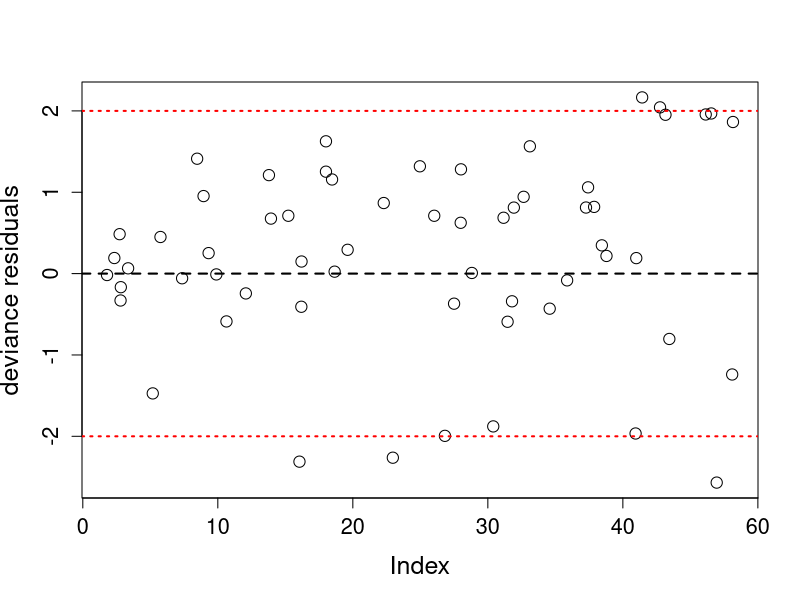
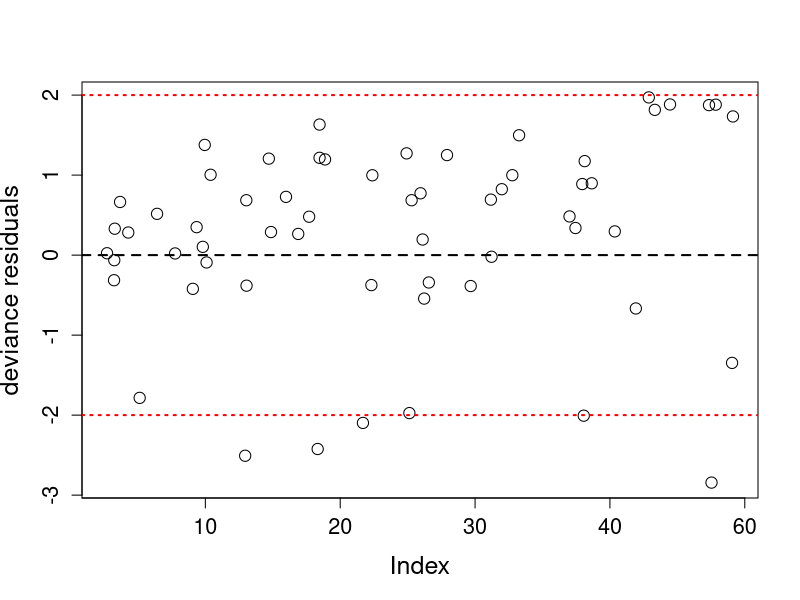

The R source for these figures, in order: (Note: this script raises an error after producing the figures.)
rm(list = ls())
data = c(4690, 740, 1010, 1190, 2450, 1390, 350,6095, 3000, 1458,  
         550, 1690, 745, 1225, 1480, 245, 600, 246, 1805,
         258, 114, 312, 772, 498, 162, 444, 1464, 132, 1266, 300,
         520, 1240,  222, 144, 745, 396,
         510, 252, 408, 528, 690, 
         714, 348, 546, 174, 696, 
         294, 234, 288,444, 390, 168, 558, 288 )/100

dc = c(6200, 1740, 2440, 2600,1000,900)/100

zd = append(append(rep(52.5,19), rep(55,17)), rep(57.5,18))

zdc = c(52.5, 55, 55, 55, 57.5, 57.5)

####################################################
#         LAWD Regression 
####################################################

LogL <- function(x) {
  the <- x[1]
  bet <- x[2]
  gam <- x[3]
  et <- x[4]
  ph1 <- x[5]
  ph2 <- x[6]
  sum <- 0
  sum1 <- 0
  sum2 <- 0
  mu <- numeric(length(data))
  
  for(j in 1:length(data)) {
    z1 <- zd[j]
    mu[j] <- exp(ph1 + ph2 * z1)
    
    alp <- (1 - bet * (mu[j]^gam)) / (mu[j]^the)
    
    sum <- sum + log(alp * the * (data[j]^(the - 1)) + bet * gam * (data[j]^(gam - 1)))
    sum1 <- sum1 + log(alp * (data[j]^the) + bet * (data[j]^gam))
    sum2 <- sum2 + log(1 + (alp * (data[j]^the) + bet * (data[j]^gam))^et)
  }
  
  sum3 <- 0
  for(k in 1:length(dc)) {
    z1 <- zdc[k]
    mu[k] <- exp(ph1 + ph2 * z1)
    
    alp <- (1 - bet * (mu[k]^gam)) / (mu[k]^the)
    
    sum3 <- sum3 + log(1 + (alp * (dc[k]^the) + bet * (dc[k]^gam))^et)
  }
  
  ff <- length(data) * log(et) + sum + (et - 1) * sum1 - 2 * sum2
  ffc <- -sum3
  
  return(-(ff + ffc))
}


res = optim(par = c(1.0481676,  0.0010000*2,  0.2358246,  1.8037058, 13.2850121, -0.2073515),
            fn = LogL,
            lower = c(0.001, 0.01, 0.001, 0.001, -Inf, -Inf)/10,
            upper = rep(Inf, 6),
            method = "L-BFGS-B", hessian = T
)



var_cov_matrix <- solve(res$hessian)  # Inverse of Hessian
std_errors <- sqrt(diag(var_cov_matrix))  # Standard errors of parameters


z_scores <- res$par / std_errors
p_values <- 2 * (1 - pnorm(abs(z_scores)))

results1 <- data.frame(
  Parameter = c("theta", "beta", "gamma", "eta", "phi1", "phi2"),
  Estimate = res$par,
  Std_Error = std_errors,
  z_value = z_scores,
  p_value = p_values
)

print(results1)

the <- res$par[1]
bet <- res$par[2]
gam <- res$par[3]
et <- res$par[4]
ph1 <- res$par[5]
ph2 <- res$par[6]

loglik_vals1 <- numeric(length(data))  # Initialize result vector
mu1 <- numeric(length(data))           # Initialize mu vector

for (k in 1:length(data)) {
  z1 <- zd[k]
  mu1[k] <- exp(ph1 + ph2 * z1)
  
  alp <- (1 - bet * (mu1[k]^gam)) / (mu1[k]^the)
  
  loglik_vals1[k] <- 1 -log(1 + (alp * (data[k]^the) + bet * (data[k]^gam))^et)
}

loglik_vals <- numeric(length(dc))  # Initialize result vector
mu <- numeric(length(dc))           # Initialize mu vector

for (k in 1:length(dc)) {
  z1 <- zdc[k]
  mu[k] <- exp(ph1 + ph2 * z1)
  
  alp <- (1 - bet * (mu[k]^gam)) / (mu[k]^the)
  
  loglik_vals[k] <- -log(1 + (alp * (dc[k]^the) + bet * (dc[k]^gam))^et)
}

delta = append(rep(1,54), rep(0,6))
rMi <- numeric(length(delta))  # intermediate residual (r_Mi)
rDi <- numeric(length(delta))  # final deviance residual (r_Di)


rMi = append(loglik_vals1, loglik_vals)

for (k in 1:length(delta)) {
  
  if ((delta[k] - rMi[k]) > 0) {
    rDi[k] <- sign(rMi[k]) * sqrt(-2 * (rMi[k] + delta[k] * log(delta[k] - rMi[k])))
  } else {
    rDi[k] <- NA  
  }
}


mu2 = append(mu1,mu)
dac = append(data,dc)

u = numeric(60)
for (i in 1:60) {
  sol <- function(u) {
    ((1-bet*mu2[i]^gam)/(mu2[i]^the))*(dac[i]^the) + bet*(dac[i]^gam) - (u/(1-u))^(1/et)
  }
  u[i] <- uniroot(sol, c(0.001, 1), extendInt = "yes")$root
}


# Deviance-residual Plot
plot(u, sort(rDi), xlab = "Index", ylab = "deviance residuals", xaxt = "n",cex.lab = 1.5, cex=1.5,
     cex.axis = 1.3 )
x_ticks <- pretty(u)
axis(1, at = x_ticks, labels = c(0, 10, 20, 30, 40, 60),cex.axis = 1.3)  
abline(h = -2, lty = 3,lwd=2, col="red")
abline(h = 2, lty = 3,lwd=2,col="red")
abline(h = 0, lty = 2,lwd=2)

####################################################
#         Lexp Regression 
####################################################


LogL5 <- function(x) {
  et <- x[1]
  ph1 <- x[2]
  ph2 <- x[3]
  sum <- 0
  sum1 <- 0
  sum2 <- 0
  mu <- numeric(length(data))
  
  for(j in 1:length(data)) {
    z1 <- zd[j]
    mu[j] <- exp(ph1 + ph2 * z1)
    
    alp <- log(2)/mu[j]
    
    sum <- sum + log(alp) + alp*data[j]
    sum1 <- sum1 + log(exp(alp*data[j])-1)
    sum2 <- sum2 + log(1 + (exp(alp*data[j])-1)^et)
  }
  
  sum3 <- 0
  for(k in 1:length(dc)) {
    z1 <- zdc[k]
    mu[k] <- exp(ph1 + ph2 * z1)
    
    alp <-  log(2)/mu[k]
    
    sum3 <- sum3 + log(1 + (exp(alp*dc[k])-1)^et)
  }
  
  ff <- length(data) * log(et) + sum + (et - 1) * sum1 - 2 * sum2
  ffc <- -sum3
  
  return(-(ff + ffc))
}


res1 = optim(
  par = c(0.01, 0.01, 0.01)/100,
  fn = LogL5,
  lower = c(0.001, -Inf, -Inf)/100,
  upper = rep(Inf, 3),
  method = "L-BFGS-B", hessian = T
)


var_cov_matrix <- solve(res1$hessian)  # Inverse of Hessian
std_errors <- sqrt(diag(var_cov_matrix))  # Standard errors of parameters

z_scores <- res1$par / std_errors
p_values <- 2 * (1 - pnorm(abs(z_scores)))

# Combine results into a table
results2 <- data.frame(
  Parameter = c( "eta", "phi1", "phi2"),
  Estimate = res1$par,
  Std_Error = std_errors,
  z_value = z_scores,
  p_value = p_values
)

print(results2)

et <- res1$par[1]
ph1 <- res1$par[2]
ph2 <- res1$par[3]



loglik_vals1 <- numeric(length(data))  # Initialize result vector
mu1 <- numeric(length(data))           # Initialize mu vector

for (k in 1:length(data)) {
  z1 <- zd[k]
  mu1[k] <- exp(ph1 + ph2 * z1)
  
  alp <-  log(2)/mu1[k]
  
  loglik_vals1[k] <- 1 -log(1 + (exp(alp*data[k])-1)^et)
}

loglik_vals <- numeric(length(dc))  # Initialize result vector
mu <- numeric(length(dc))           # Initialize mu vector
for (k in 1:length(dc)) {
  z1 <- zdc[k]
  mu[k] <- exp(ph1 + ph2 * z1)
  
  alp <-  log(2)/mu[k]
  
  loglik_vals[k] <-  -log(1 + (exp(alp*dc[k])-1)^et)
}

rMi <- numeric(length(delta))  # intermediate residual (r_Mi)
rDi <- numeric(length(delta))  # final deviance residual (r_Di)

delta = append(rep(1,54), rep(0,6))

rMi = append(loglik_vals1, loglik_vals)

for (k in 1:length(delta)) {
  
  if ((delta[k] - rMi[k]) > 0) {
    rDi[k] <- sign(rMi[k]) * sqrt(-2 * (rMi[k] + delta[k] * log(delta[k] - rMi[k])))
  } else {
    rDi[k] <- NA  
  }
}

mu2 = append(mu1,mu)

u = numeric(60)

for (i in 1:60) {
  sol <- function(u) {
    (mu2[i]/log(2))*log(1+(u/(1-u))^(1/et)) - dac[i]
  }
  u[i] <- uniroot(sol, c(0.001, 1), extendInt = "yes")$root
}


# Deviance-residual Plot
plot(u, sort(rDi), xlab = "Index", ylab = "deviance residuals", xaxt = "n",cex.lab = 1.5, cex=1.5,
     cex.axis = 1.3 )
x_ticks <- pretty(u)
axis(1, at = x_ticks, labels = c(0, 10, 20, 30, 40, 60),cex.axis = 1.3)  
abline(h = -2, lty = 3,lwd=2, col="red")
abline(h = 2, lty = 3,lwd=2,col="red")
abline(h = 0, lty = 2,lwd=2)



# 
# library(car)
# 
# qqPlot(rDi, 
#        distribution = "norm", 
#        envelope     = 0.95,  
#        main         = "Normal QQ Plot",
#        xlab         = "N(0,1) Quantiles",
#        ylab         = "Deviance Residuals", grid = F , id = F)

























LogL2 <- function(x) {
  the <- x[1]
  bet <- x[2]
  et <- x[3]
  ph1 <- x[4]
  ph2 <- x[5]
  sum <- 0
  sum1 <- 0
  sum2 <- 0
  gam <- 1
  mu <- numeric(length(data))
  
  for (j in 1:length(data)) {
    z1 <- zd[j]
    mu[j] <- exp(ph1 + ph2 * z1)
    
    alp <- (1 - bet * (mu[j]^gam)) / (mu[j]^the)
    
    # Ensure alp is positive
    if (alp < 0) {
      alp <- 1e-6  # Small positive value
    }
    
    term1 <- alp * the * (data[j]^(the - 1)) + bet * gam * (data[j]^(gam - 1))
    term2 <- alp * (data[j]^the) + bet * (data[j]^gam)
    term3 <- 1 + (term2)^et
    
    # Prevent log(negative)
    term1 <- max(term1, 1e-10)
    term2 <- max(term2, 1e-10)
    term3 <- max(term3, 1e-10)
    
    sum <- sum + log(term1)
    sum1 <- sum1 + log(term2)
    sum2 <- sum2 + log(term3)
  }
  
  sum3 <- 0
  for (k in 1:length(dc)) {
    z1 <- zdc[k]
    mu[k] <- exp(ph1 + ph2 * z1)
    
    alp <- (1 - bet * (mu[k]^gam)) / (mu[k]^the)
    
    if (alp < 0) {
      alp <- 1e-6
    }
    
    term4 <- 1 + (alp * (dc[k]^the) + bet * (dc[k]^gam))^et
    
    term4 <- max(term4, 1e-10)
    
    sum3 <- sum3 + log(term4)
  }
  
  ff <- length(data) * log(et) + sum + (et - 1) * sum1 - 2 * sum2
  ffc <- -sum3
  
  return(-(ff + ffc))
}

# Run optimization
optim(
  par = rep(0.001,5),
  fn = LogL2,
  lower = c(0.001, 0.001, 0.001, -Inf, -Inf)/1000,
  upper = rep(Inf, 5),
  method = "L-BFGS-B", hessian = T
)



2*length(res2$par)-(-2*res2$value)
log(60)*length(res2$par)-(-2*res2$value)


LogL1 <- function(x) {
  bet <- x[1]
  et <- x[2]
  ph1 <- x[3]
  ph2 <- x[4]
  sum <- 0
  sum1 <- 0
  sum2 <- 0
  gam <- 1
  the <- 2
  mu <- numeric(length(data))
  
  for (j in 1:length(data)) {
    z1 <- zd[j]
    mu[j] <- exp(ph1 + ph2 * z1)
    
    alp <- (1 - bet * (mu[j]^gam)) / (mu[j]^the)
    
    # Ensure alp is positive
    if (alp < 0) {
      alp <- 1e-6  # Small positive value
    }
    
    term1 <- alp * the * (data[j]^(the - 1)) + bet * gam * (data[j]^(gam - 1))
    term2 <- alp * (data[j]^the) + bet * (data[j]^gam)
    term3 <- 1 + (term2)^et
    
    # Prevent log(negative)
    term1 <- max(term1, 1e-10)
    term2 <- max(term2, 1e-10)
    term3 <- max(term3, 1e-10)
    
    sum <- sum + log(term1)
    sum1 <- sum1 + log(term2)
    sum2 <- sum2 + log(term3)
  }
  
  sum3 <- 0
  for (k in 1:length(dc)) {
    z1 <- zdc[k]
    mu[k] <- exp(ph1 + ph2 * z1)
    
    alp <- (1 - bet * (mu[k]^gam)) / (mu[k]^the)
    
    if (alp < 0) {
      alp <- 1e-6
    }
    
    term4 <- 1 + (alp * (dc[k]^the) + bet * (dc[k]^gam))^et
    
    term4 <- max(term4, 1e-10)
    
    sum3 <- sum3 + log(term4)
  }
  
  ff <- length(data) * log(et) + sum + (et - 1) * sum1 - 2 * sum2
  ffc <- -sum3
  
  return(-(ff + ffc))
}

# Run optimization
res1 = optim(
  par = c(0.00001000, 0.73163421, 0.01200455, 0.11642635)*2,
  fn = LogL1,
  lower = c(0.001, 0.001, -Inf, -Inf)/100,
  upper = rep(Inf, 4),
  method = "L-BFGS-B"
)

2*length(res1$par)-(-2*res1$value)

log(60)*length(res1$par)-(-2*res1$value)


results1

results2
